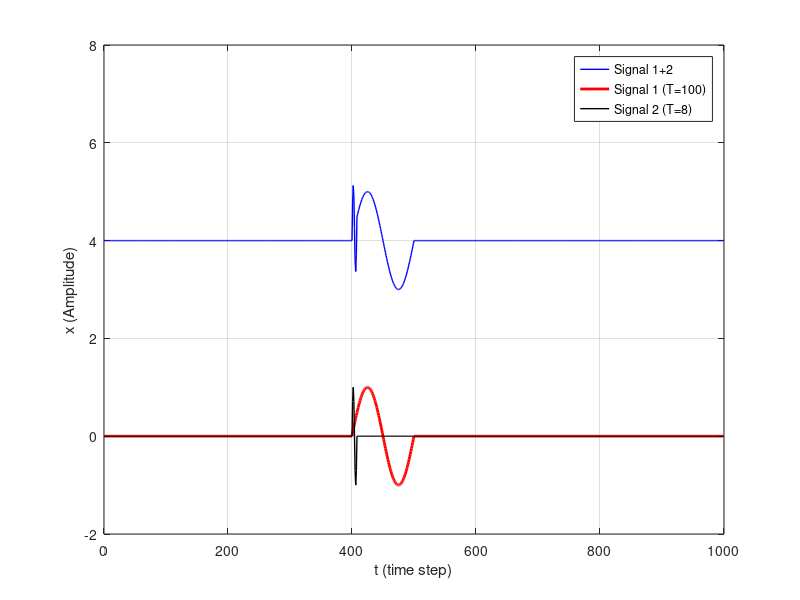

Here is the MATLAB script that generated this plot: (Note: this script raises an error after producing the figure.)
clear;
addpath('../m');
addpath('../lec8');

N  = 10^3;
t  = [0:N-1]';
f1 = (N/100)/N;
f2 = (N/8)/N;

x1 = 1.0*sin(2*pi*f1*t);
x2 = 1.0*sin(2*pi*f2*t);

Iz1     = [1:400,501:N];
Iz2     = [1:400,409:N];
x1(Iz1) = 0;
x2(Iz2) = 0;
x = x1+x2;

figure(1);clf
plot(t,x+4,'b','LineWidth',1);hold on;grid on;
plot(t,x1,'r','LineWidth',2);
plot(t,x2,'k','LineWidth',1);
legend('Signal 1+2','Signal 1 (T=100)','Signal 2 (T=8)');
grid on;
xlabel('t (time step)');
ylabel('x (Amplitude)');
axis([0 1000 -2 8])
plotcmds(sprintf('./figures/lec12_sin_blip_twofreq'));

figure(2);clf
plot(t,x+4,'b','LineWidth',1);hold on;grid on;
plot(t,x1,'r','LineWidth',2);
plot(t,x2,'k','LineWidth',1);
legend('Signal 1+2','Signal 1 (T=100)','Signal 2 (T=8)');
grid on;
xlabel('t (time step)');
ylabel('x (Amplitude)');
axis([350 550 -2 8])
plotcmds(sprintf('./figures/lec12_sin_blip_twofreq_zoom'));

figure(3);clf
[I,f] = periodogramraw(x);hold on;grid on;
[Ir,fr] = periodogramraw(x(401:500)); 
plot(f,I,'b');
plot(fr,Ir,'r','LineWidth',2);
legend('All data','x(401:500) only')
xlabel('frequency');
ylabel('Raw periodogram');
plotcmds(sprintf('./figures/lec12_sin_blip_twofreq_periodogram'));

figure(4);clf
[I,f] = periodogramraw(x);hold on;grid on;
[Ir,fr] = periodogramraw(x(401:500)); 
plot(f,I,'b');
plot(fr,Ir,'r','LineWidth',2);
legend('All data','x(401:500) only')
xlabel('frequency');
ylabel('Raw periodogram');
axis([0 0.5 0 0.5])
plotcmds(sprintf('./figures/lec12_sin_blip_twofreq_periodogram_zoom'));

figure(5);clf
[I,f] = periodogramraw(x);hold on;grid on;
[Ir,fr] = periodogramraw(x(401:408)); 
plot(f,I,'b');
plot(fr,Ir,'k','LineWidth',2);
legend('All data','x(401:408) only')
xlabel('frequency');
ylabel('Raw periodogram');
plotcmds(sprintf('./figures/lec12_sin_blip_twofreq_periodogram2'));

figure(6);clf
[I,f] = periodogramraw(x);hold on;grid on;
[Ir,fr] = periodogramraw(x(401:408)); 
plot(f,I,'b');
plot(fr,Ir,'k','LineWidth',2);
legend('All data','x(401:408) only')
xlabel('frequency');
ylabel('Raw periodogram');
axis([0 0.5 0 0.5])
plotcmds(sprintf('./figures/lec12_sin_blip_twofreq_periodogram2_zoom'));

for i = 1:10
  a = 1+100*(i-1);
  b = a+99;
  tr(i) = a+50-1;
  [Ir,fr] = periodogramraw(x(a:b)); 
  Sr(:,i) = Ir;
end

figure(7);clf;
pcolor(tr,fr,log10(Sr));   
axis xy; axis tight; colormap(jet);
ylabel('Frequency');
xlabel('t (time step)');
colorbar;caxis([-2 1]);
title('log_{10} of raw spectrogram amplitudes for all data')
plotcmds(sprintf('./figures/lec12_sin_blip_twofreq_spectrogram'));
